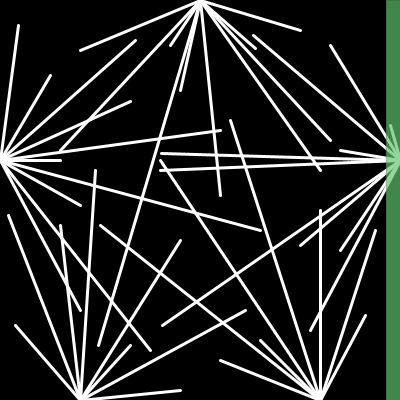
Frame 1 (no input)
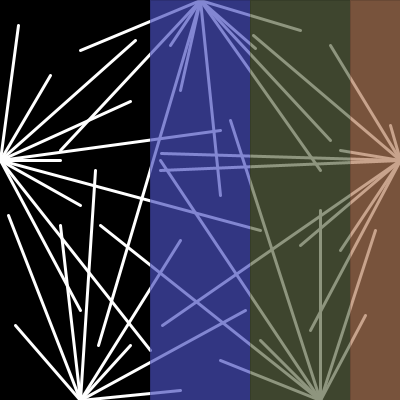
Frame 60 (the mouse pressed at the canvas centre just before this capture)
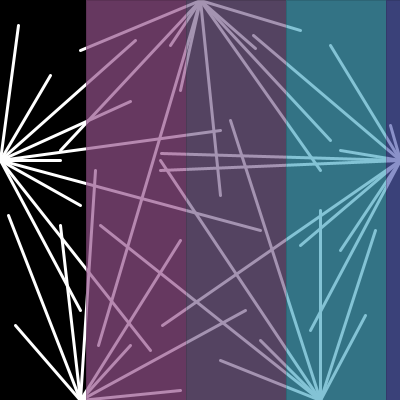
Frame 120 (the mouse held since frame 60 and released just before this capture)

The Processing sketch that drew these frames (run headless with seeded random() and noise(); from frame 60 on, the mouse is pressed at the canvas centre):

// Processing sketch: processing_112144
// ── processing_112144.pde

/*   Homework Four - Class Composition
     Sabrina Pardus 
     09/24/13
*/

Composition myComp;

// Arrays of x2 position of pentagon
int [] xTopPentagon = {80, 60, 170, 98, 180, 220, 320, 330, 255, 300};
int [] xLeftPentagon = {18, 50, 135, 130, 220, 60, 260, 80, 150, 80};
int [] xRightPentagon = {330, 253, 390, 340, 340, 161, 160, 162, 300, 310};
int [] xBottomLeftPentagon = {15, 8, 60, 95, 180, 130, 245, 180};
int [] xBottomRightPentagon = {220, 100, 260, 160, 230, 320, 375, 365};

// Arrays of y2 position of pentagon
int [] yTopPentagon = {50, 150, 45, 345, 90, 195, 170, 140, 48, 30};
int [] yLeftPentagon = {25, 75, 40, 101, 130, 160, 230, 205, 350, 310};
int [] yRightPentagon = {45, 35, 125, 150, 250, 153, 170, 325, 245, 330};
int [] yBottomLeftPentagon = {325, 215, 225, 170, 240, 345, 310, 390};
int [] yBottomRightPentagon = {360, 225, 340, 160, 120, 210, 230, 315};

void setup() {
  size (400,400);
  // Initialize Composition Object
  myComp = new Composition(0, 4, 390, 4, xTopPentagon, xLeftPentagon, xRightPentagon, xBottomLeftPentagon, 
    xBottomRightPentagon, yTopPentagon, yLeftPentagon, yRightPentagon, yBottomLeftPentagon, yBottomRightPentagon);
}

void draw() {
  background(0);
  smooth();
  
  // Drawing white lines
  stroke(255);
  strokeWeight(3);
  
  // Operator Composition Object
  myComp.randColors();
  myComp.createTopPentagon(xTopPentagon, yTopPentagon);
  myComp.createRightPentagon(xRightPentagon, yRightPentagon);
  myComp.createLeftPentagon(xLeftPentagon, yLeftPentagon);
  myComp.createBottomLeftPentagon(xBottomLeftPentagon, yBottomLeftPentagon);
  myComp.createBottomRightPentagon(xBottomRightPentagon, yBottomRightPentagon);
  myComp.move();
}

class Composition {
  // Variables to move rectangles across the screen
  int x;
  int xSpeed;
  int y;
  int ySpeed;
  
  // Arrays of x2 positions to draw top, left, right, bottom-left, and bottom-right of pentagon
  int [] xTopPentagon;
  int [] xRightPentagon;
  int [] xLeftPentagon;
  int [] xBottomLeftPentagon;
  int [] xBottomRightPentagon;
  
  // Arrays of y2 positions to draw top, left, right, bottom-left, and bottom-right of pentagon
  int [] yTopPentagon;
  int [] yRightPentagon;
  int [] yLeftPentagon;
  int [] yBottomLeftPentagon;
  int [] yBottomRightPentagon;
  
 
  Composition(int tempX, int tempXSpeed, int tempY, int tempYSpeed, int [] tempXTopPentagon, int [] tempXLeftPentagon,
     int [] tempXRightPentagon, int [] tempXBottomLeftPentagon, int [] tempXBottomRightPentagon, int [] tempYTopPentagon, 
     int [] tempYLeftPentagon, int [] tempYRightPentagon, int [] tempYBottomLeftPentagon, int [] tempYBottomRightPentagon) {
     x = tempX;
     xSpeed = tempXSpeed;
     y = tempY;
     ySpeed = tempYSpeed;
     xTopPentagon = tempXTopPentagon;
     xLeftPentagon = tempXLeftPentagon;
     xRightPentagon = tempXRightPentagon;
     xBottomLeftPentagon = tempXBottomLeftPentagon;
     xBottomRightPentagon = tempXBottomRightPentagon;  
     yTopPentagon = tempYTopPentagon;
     yLeftPentagon = tempYLeftPentagon;
     yRightPentagon = tempYRightPentagon;
     yBottomLeftPentagon = tempYBottomLeftPentagon;
     yBottomRightPentagon = tempYBottomRightPentagon;    
   }
   
   // Random colors
   color randColors() {
     float r = random(55,220);
     float g = random(55,220);
     float b = random(55,220);
     return color(r,g,b);
   }

   // Create the pentagon
   void createTopPentagon(int[] x2, int[] y2) {
     for (int i = 0; i < x2.length; i++) {      
       line (200, 0, x2[i], y2[i]);
     }
   }
   
   void createRightPentagon (int[] x2, int[] y2) {
     for (int i = 0; i < x2.length; i++) {      
       line (400, 160, x2[i], y2[i]);
     }     
   }
   
   void createLeftPentagon (int[] x2, int[] y2) {
     for (int i = 0; i < x2.length; i++) {      
       line (0, 160, x2[i], y2[i]);
     }    
   }
   
   void createBottomLeftPentagon (int[] x2, int[] y2) {
     for (int i = 0; i < x2.length; i++) {      
       line (80, 400, x2[i], y2[i]);
     }  
   }
   
   void createBottomRightPentagon (int[] x2, int[] y2) {
     for (int i = 0; i < x2.length; i++) {      
       line (320, 400, x2[i], y2[i]);
     }
   }
   
   // Move rectangles across the screen
   void move () {
     stroke(0);
     strokeWeight(0);
     x = x + xSpeed; 
     y = y - ySpeed;
  
     if ((x > width - 10) || (x < 0)) {
       xSpeed = xSpeed * -1;  //reverse direction when hits edge
     }
     if ((y > height - 10) || (y < 0)) {
       ySpeed = ySpeed * -1;  //reverse direction when hits edge
     }
     
     fill(randColors(),175);
     rect(y,0,100,400);
     fill(randColors(),175);
     rect(y+100,0,100,400);
     fill(randColors(),175);
     rect(y+200,0,100,400);
     fill(randColors(),175);
     rect(y+300,0,100,400);
   }
}
     
